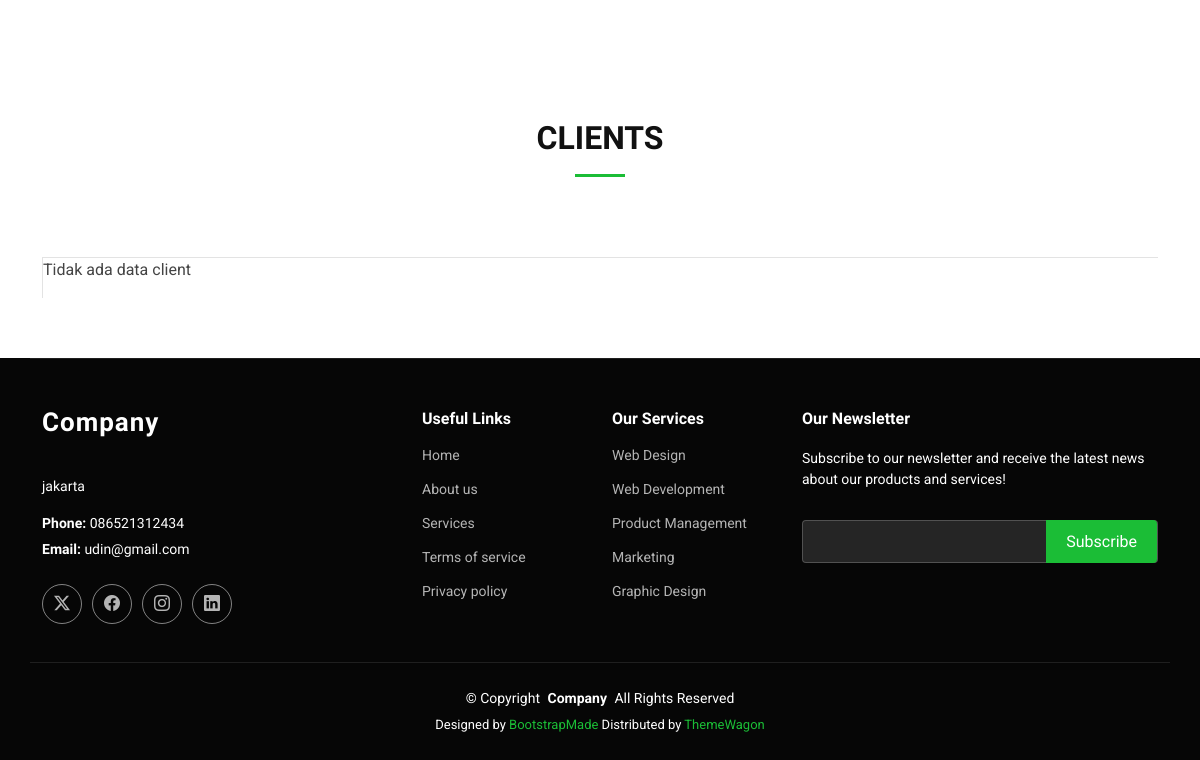
Before: / (lower part) with the older database file.
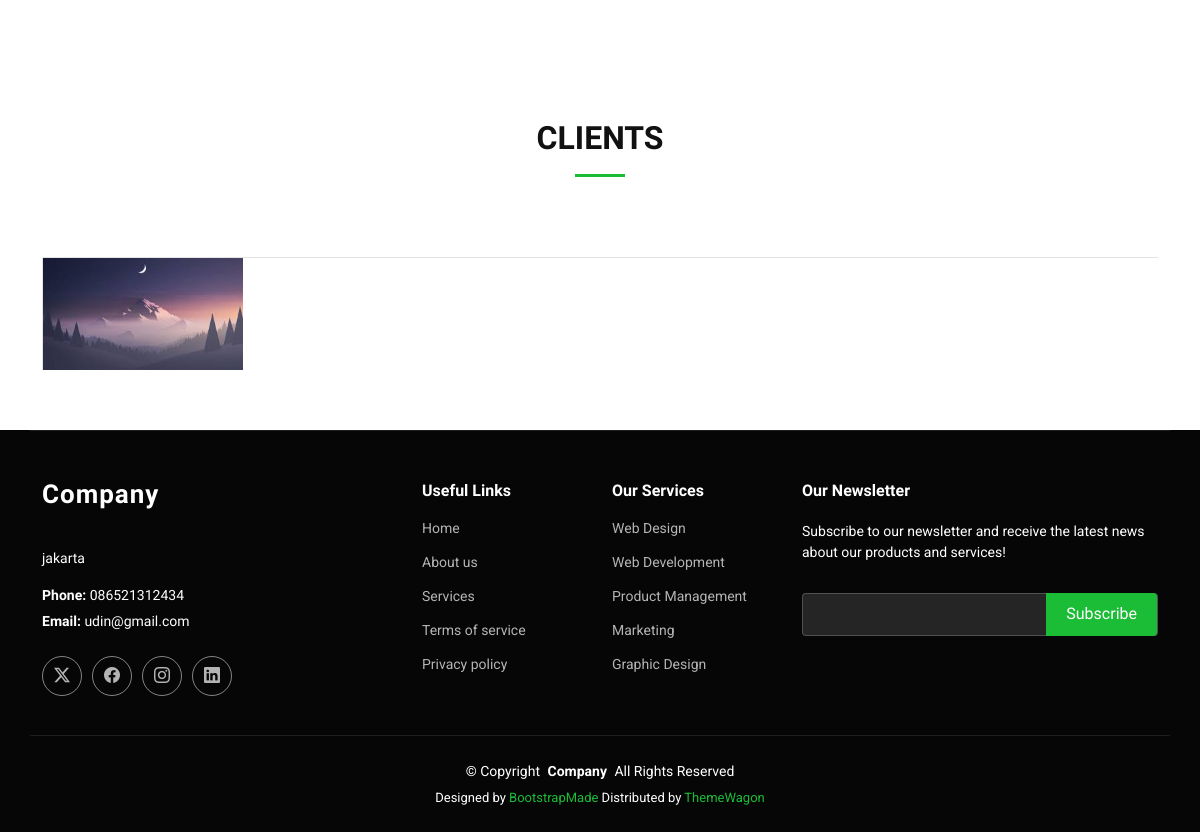
After: the same page with the newer database file.
### tables this page shows
CREATE TABLE `settings` (
  `id` int(11) NOT NULL,
  `email` varchar(50) NOT NULL,
  `phone` varchar(15) NOT NULL,
  `address` text NOT NULL,
  `logo` varchar(100) NOT NULL,
  `twitter` varchar(100) NOT NULL,
  `fb` varchar(100) NOT NULL,
  `ig` varchar(100) NOT NULL,
  `linkedin` varchar(100) NOT NULL,
  `created_at` timestamp NOT NULL DEFAULT current_timestamp(),
  `updated_at` timestamp NULL DEFAULT NULL ON UPDATE current_timestamp()
);

CREATE TABLE `clients` (
  `id` int(11) NOT NULL,
  `name` varchar(50) NOT NULL,
  `image` varchar(100) NOT NULL,
  `is_active` tinyint(1) NOT NULL DEFAULT 1,
  `created_at` timestamp NOT NULL DEFAULT current_timestamp(),
  `updated_at` timestamp NULL DEFAULT NULL ON UPDATE current_timestamp()
);

### content/home.php (the view, shortened to what this page needs)
<section id="portfolio" class="portfolio section">
</section>
<section id="clients" class="clients section">
  <div class="container section-title" data-aos="fade-up">
    <h2>Clients</h2>
  </div>
  <div class="container" data-aos="fade-up" data-aos-delay="100">
    <div class="row g-0 clients-wrap">
      <?php if (!empty($rowClients)): ?>
        <?php foreach ($rowClients as $client): ?>
          <?php if (!empty($client['image'])): ?>
            <img src="admin/uploads/<?php echo htmlspecialchars($client['image']); ?>" style="max-width: 200px"
              alt="<?php echo htmlspecialchars($client['name'] ?? 'Client'); ?>">
          <?php endif; ?>
        <?php endforeach; ?>
      <?php else: ?>
        <p>Tidak ada data client</p>
      <?php endif; ?>
    </div>
  </div>
</section>

### index.php (shortened to what this page needs)
<?php
include 'admin/koneksi.php';
$querySetting = mysqli_query($koneksi, "SELECT * FROM settings LIMIT 1");
$rowSetting   = mysqli_fetch_assoc($querySetting);
$queryClients   = mysqli_query($koneksi, "SELECT * FROM clients ORDER BY id DESC");
$rowClients    = mysqli_fetch_all($queryClients, MYSQLI_ASSOC);
?>
<!DOCTYPE html>
<html lang="en">
<head>
  <link href="assets/vendor/bootstrap/css/bootstrap.min.css" rel="stylesheet">
  <link href="assets/vendor/bootstrap-icons/bootstrap-icons.css" rel="stylesheet">
  <link href="assets/vendor/aos/aos.css" rel="stylesheet">
  <link href="assets/vendor/glightbox/css/glightbox.min.css" rel="stylesheet">
  <link href="assets/vendor/swiper/swiper-bundle.min.css" rel="stylesheet">
  <link href="assets/css/main.css" rel="stylesheet">
  <link href="https://cdn.jsdelivr.net/npm/summernote@0.9.0/dist/summernote-lite.min.css" rel="stylesheet">
</head>
<body class="index-page">
  <main class="main">
    <?php
    if (isset($_GET['page'])) {
      if (file_exists("content/" . $_GET['page'] . ".php")) {
        include 'content/' . $_GET['page'] . '.php';
      } else {
        include 'content/notfound.php';
      }
    } else {
      include 'content/home.php';
    }
    ?>
  </main>
  <?php include 'inc/footer.php' ?>
</body>
</html>

### inc/footer.php (shortened to what this page needs)
<footer id="footer" class="footer dark-background">
  <div class="container footer-top">
    <div class="row gy-4">
      <div class="col-lg-4 col-md-6 footer-about">
        <a href="index.html" class="logo d-flex align-items-center">
          <span class="sitename">Company</span>
        </a>
        <div class="footer-contact pt-3">
          <p><?php echo $rowSetting['address'] ?></p>
          <p class="mt-3"><strong>Phone:</strong> <span><?php echo $rowSetting['phone'] ?></span></p>
          <p><strong>Email:</strong> <span><?php echo $rowSetting['email'] ?></span></p>
        </div>
        <div class="social-links d-flex mt-4">
          <a href="<?php echo $rowSetting['twitter'] ?>"><i class="bi bi-twitter-x"></i></a>
          <a href="<?php echo $rowSetting['fb'] ?>"><i class="bi bi-facebook"></i></a>
          <a href="<?php echo $rowSetting['ig'] ?>"><i class="bi bi-instagram"></i></a>
          <a href="<?php echo $rowSetting['linkedin'] ?>"><i class="bi bi-linkedin"></i></a>
        </div>
      </div>
      <div class="col-lg-2 col-md-3 footer-links">
        <h4>Useful Links</h4>
        <ul>
          <li><a href="#">Home</a></li>
          <li><a href="#">About us</a></li>
          <li><a href="#">Services</a></li>
          <li><a href="#">Terms of service</a></li>
          <li><a href="#">Privacy policy</a></li>
        </ul>
      </div>
      <div class="col-lg-2 col-md-3 footer-links">
        <h4>Our Services</h4>
        <ul>
          <li><a href="#">Web Design</a></li>
          <li><a href="#">Web Development</a></li>
          <li><a href="#">Product Management</a></li>
          <li><a href="#">Marketing</a></li>
          <li><a href="#">Graphic Design</a></li>
        </ul>
      </div>
      <div class="col-lg-4 col-md-12 footer-newsletter">
        <h4>Our Newsletter</h4>
        <p>Subscribe to our newsletter and receive the latest news about our products and services!</p>
        <form action="forms/newsletter.php" method="post" class="php-email-form">
          <div class="newsletter-form"><input type="email" name="email"><input type="submit" value="Subscribe"></div>
        </form>
      </div>
    </div>
  </div>
  <div class="container copyright text-center mt-4">
    <p>© <span>Copyright</span> <strong class="px-1 sitename">Company</strong> <span>All Rights Reserved</span></p>
    <div class="credits">
      Designed by <a href="https://bootstrapmade.com/">BootstrapMade</a> Distributed by <a
        href=“https://themewagon.com>ThemeWagon
    </div>
  </div>
</footer>

### assets/css/main.css (style rules this page uses)
:root { --default-font: "Roboto", system-ui, -apple-system, "Segoe UI", Roboto, "Helvetica Neue", Arial, "Noto Sans", "Liberation Sans", sans-serif, "Apple Color Emoji", "Segoe UI Emoji", "Segoe UI Symbol", "Noto Color Emoji"; --heading-font: "Raleway", sans-serif; --nav-font: "Nunito", sans-serif; }
:root { --background-color: #ffffff; --default-color: #444444; --heading-color: #111111; --accent-color: #1bbd36; --surface-color: #ffffff; --contrast-color: #ffffff; }
:root { --nav-color: #444444; --nav-hover-color: #1bbd36; --nav-mobile-background-color: #ffffff; --nav-dropdown-background-color: #ffffff; --nav-dropdown-color: #444444; --nav-dropdown-hover-color: #1bbd36; }
.dark-background { --background-color: #060606; --default-color: #ffffff; --heading-color: #ffffff; --surface-color: #252525; --contrast-color: #ffffff; }
:root { scroll-behavior: smooth; }
body { color: var(--default-color); background-color: var(--background-color); font-family: var(--default-font); }
h1, h2, h3, h4, h5, h6 { color: var(--heading-color); font-family: var(--heading-font); }
.footer { color: var(--default-color); background-color: var(--background-color); font-size: 14px; position: relative; }
.footer .footer-top { padding-top: 50px; border-top: 1px solid color-mix(in srgb, var(--default-color), transparent 90%); }
.footer .footer-about .logo { line-height: 1; margin-bottom: 25px; }
.footer .footer-about .logo span { font-size: 26px; font-weight: 700; letter-spacing: 1px; font-family: var(--heading-font); color: var(--heading-color); }
.footer .footer-about p { font-size: 14px; font-family: var(--heading-font); }
.footer .social-links a { display: flex; align-items: center; justify-content: center; width: 40px; height: 40px; border-radius: 50%; border: 1px solid color-mix(in srgb, var(--default-color), transparent 50%); font-size: 16px; color: color-mix(in srgb, var(--default-color), transparent 30%); margin-right: 10px; transition: 0.3s; }
.footer h4 { font-size: 16px; font-weight: bold; position: relative; padding-bottom: 12px; }
.footer .footer-links { margin-bottom: 30px; }
.footer .footer-links ul { list-style: none; padding: 0; margin: 0; }
.footer .footer-links ul li { padding: 10px 0; display: flex; align-items: center; }
.footer .footer-links ul li:first-child { padding-top: 0; }
.footer .footer-links ul a { color: color-mix(in srgb, var(--default-color), transparent 30%); display: inline-block; line-height: 1; }
.footer .footer-contact p { margin-bottom: 5px; }
.footer .footer-newsletter .newsletter-form { margin-top: 30px; margin-bottom: 15px; padding: 6px 8px; position: relative; border-radius: 4px; border: 1px solid color-mix(in srgb, var(--default-color), transparent 80%); display: flex; background-color: var(--surface-color); transition: 0.3s; }
.footer .footer-newsletter .newsletter-form input[type=email] { border: 0; padding: 4px; width: 100%; background-color: var(--surface-color); color: var(--default-color); }
.footer .footer-newsletter .newsletter-form input[type=submit] { border: 0; font-size: 16px; padding: 0 20px; margin: -7px -8px -7px 0; background: var(--accent-color); color: var(--contrast-color); transition: 0.3s; border-radius: 0 4px 4px 0; }
.footer .copyright { padding: 25px 0; border-top: 1px solid color-mix(in srgb, var(--default-color), transparent 90%); }
.footer .copyright p { margin-bottom: 0; }
.footer .credits { margin-top: 6px; font-size: 13px; }
section, .section { color: var(--default-color); background-color: var(--background-color); padding: 60px 0; scroll-margin-top: 100px; overflow: clip; }
.section-title { text-align: center; padding-bottom: 60px; position: relative; }
.section-title h2 { font-size: 32px; font-weight: 700; margin-bottom: 20px; text-transform: uppercase; padding-bottom: 20px; position: relative; }
.section-title h2:after { content: ""; position: absolute; display: block; width: 50px; height: 3px; background: var(--accent-color); left: 0; right: 0; bottom: 0; margin: auto; }
.clients .clients-wrap { border-top: 1px solid color-mix(in srgb, var(--default-color), transparent 85%); border-left: 1px solid color-mix(in srgb, var(--default-color), transparent 85%); }

Changed rows visible on the page:
added clients: image (picture)
Other visible differences:
text no longer shown: "Tidak ada data client"
